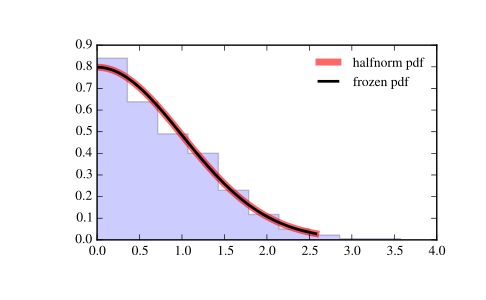

This chart was generated by the following Python code:
from scipy.stats import halfnorm
import matplotlib.pyplot as plt
fig, ax = plt.subplots(1, 1)

# Calculate a few first moments:

mean, var, skew, kurt = halfnorm.stats(moments='mvsk')

# Display the probability density function (``pdf``):

x = np.linspace(halfnorm.ppf(0.01),
                halfnorm.ppf(0.99), 100)
ax.plot(x, halfnorm.pdf(x),
       'r-', lw=5, alpha=0.6, label='halfnorm pdf')

# Alternatively, the distribution object can be called (as a function)
# to fix the shape, location and scale parameters. This returns a "frozen"
# RV object holding the given parameters fixed.

# Freeze the distribution and display the frozen ``pdf``:

rv = halfnorm()
ax.plot(x, rv.pdf(x), 'k-', lw=2, label='frozen pdf')

# Check accuracy of ``cdf`` and ``ppf``:

vals = halfnorm.ppf([0.001, 0.5, 0.999])
np.allclose([0.001, 0.5, 0.999], halfnorm.cdf(vals))
# True

# Generate random numbers:

r = halfnorm.rvs(size=1000)

# And compare the histogram:

ax.hist(r, normed=True, histtype='stepfilled', alpha=0.2)
ax.legend(loc='best', frameon=False)
plt.show()
